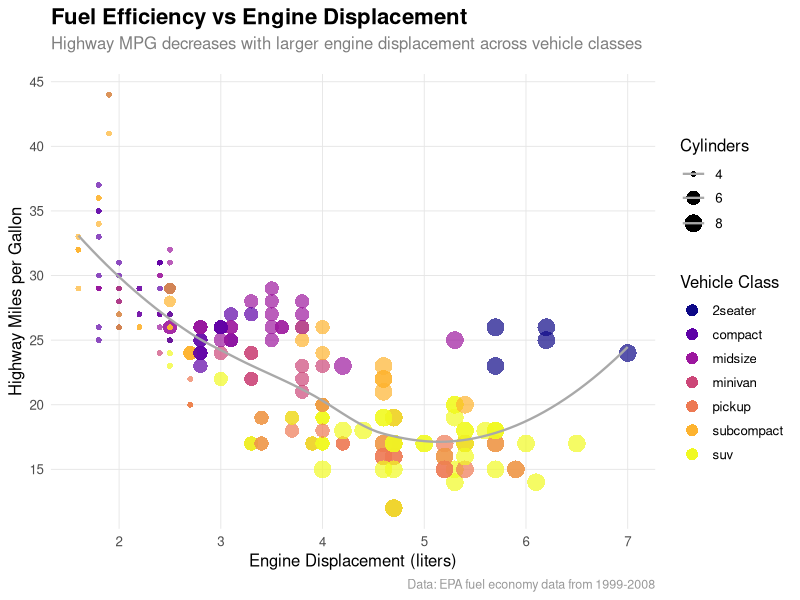

Generate this figure with R:
## ---- chunk 1
suppressPackageStartupMessages(library(tidyverse))
## ---- chunk 2
#| warning: false
# Create the plot
mpg |>
  ggplot(aes(x = displ, y = hwy, color = class, size = cyl)) +
  geom_point(alpha = 0.7, stroke = 0) +
  geom_smooth(
    method = "loess",
    se = FALSE,
    color = "darkgray",
    linewidth = 0.8
  ) +
  scale_color_viridis_d(name = "Vehicle Class", option = "plasma") +
  scale_size_continuous(
    name = "Cylinders",
    range = c(2, 6),
    breaks = c(4, 6, 8),
    labels = c("4", "6", "8")
  ) +
  scale_x_continuous(breaks = seq(1, 7, 1)) +
  scale_y_continuous(breaks = seq(10, 45, 5)) +
  labs(
    title = "Fuel Efficiency vs Engine Displacement",
    subtitle = "Highway MPG decreases with larger engine displacement across vehicle classes",
    x = "Engine Displacement (liters)",
    y = "Highway Miles per Gallon",
    caption = "Data: EPA fuel economy data from 1999-2008"
  ) +
  theme_minimal(base_size = 12) +
  theme(
    plot.title = element_text(size = 16, face = "bold", margin = margin(b = 5)),
    plot.subtitle = element_text(
      size = 12,
      color = "gray50",
      margin = margin(b = 15)
    ),
    plot.caption = element_text(size = 9, color = "gray60"),
    legend.position = "right",
    legend.box = "vertical",
    legend.spacing.y = unit(0.5, "cm"),
    panel.grid.minor = element_blank(),
    panel.grid.major = element_line(color = "gray90", linewidth = 0.3),
    plot.background = element_rect(fill = "white", color = NA),
    panel.background = element_rect(fill = "white", color = NA)
  ) +
  guides(
    color = guide_legend(override.aes = list(size = 4, alpha = 1)),
    size = guide_legend(override.aes = list(alpha = 1))
  )
